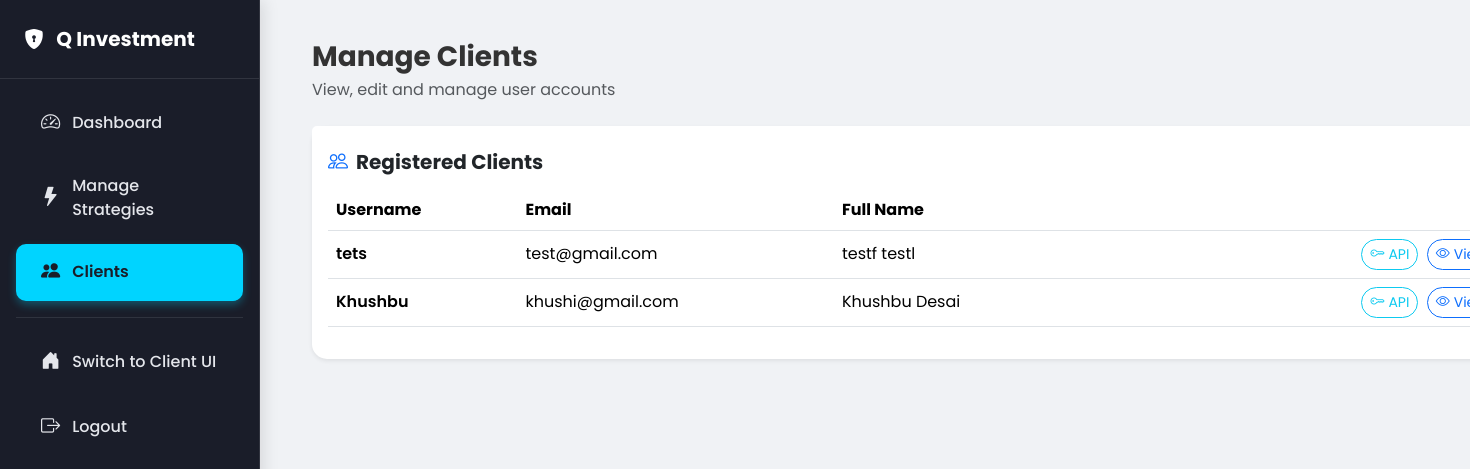
The app's page /adminpanel/clients/ (signed in) with its own data.
### accounts/models.py (models this page shows, shortened)
class User(AbstractUser):
    trading_enabled = models.BooleanField(default=False)

### adminpanel/views.py (the view)
# urls.py: path("clients/", views.manage_clients, name="manage_clients"),
@admin_required
def manage_clients(request):
    users = User.objects.filter(is_superuser=False).order_by("-id")
    api_credentials = {a.user_id: a for a in AngelOneKey.objects.filter(user__in=users)}
    return render(request, "adminpanel/clients.html", {"users": users, "api_credentials": api_credentials})

### adminpanel/views.py (called while the page is built)
def admin_required(view):
    return user_passes_test(lambda u: u.is_superuser, login_url="accounts:login")(view)

### dashboard/context_processors.py (called while the page is built)
def trading_status(request):
    user = getattr(request, 'user', None)
    trading_enabled = False
    if user and user.is_authenticated:
        trading_enabled = getattr(user, 'trading_enabled', False)
    return {'trading_enabled': trading_enabled}

### adminpanel/templates/adminpanel/clients.html (shortened to what this page needs)
{% extends "adminpanel/base.html" %}
{% load static %}
{% block content %}
<div class="content-wrapper">
  <div class="container-fluid">
    <div class="d-flex justify-content-between align-items-center mb-4">
      <div>
        <h3 class="fw-bold mb-1">Manage Clients</h3>
        <p class="text-muted mb-0">View, edit and manage user accounts</p>
      </div>
    </div>
    <div class="card border-0 shadow-sm">
      <div class="card-header bg-white border-0 pt-4 pb-0">
        <h5 class="fw-bold mb-0">
          <i class="bi bi-people me-2 text-primary"></i>Registered Clients
        </h5>
      </div>
      <div class="card-body">
        <div class="table-responsive">
          <table class="table table-hover align-middle">
            <thead>
              <tr>
                <th>Username</th>
                <th>Email</th>
                <th>Full Name</th>
                <th class="text-end">Actions</th>
              </tr>
            </thead>
            <tbody>
              {% for u in users %}
              <tr>
                <td class="fw-semibold">{{ u.username }}</td>
                <td>{{ u.email }}</td>
                <td>{{ u.get_full_name|default:"-" }}</td>
                <td class="text-end">
                  <button type="button" class="btn btn-sm btn-outline-info rounded-pill me-1"
                          onclick="openAPIForm({{ u.id }}, '{{ u.username }}')">
                      <i class="bi bi-key me-1"></i>API
                  </button>
                  <button type="button"
                          class="btn btn-sm btn-outline-primary rounded-pill me-1"
                          onclick="viewClient({{ u.id }}, '{{ u.username }}', '{{ u.email }}', '{{ u.get_full_name|default:'' }}', '{{ u.date_joined|date:'Y-m-d H:i' }}', {{ u.is_active|yesno:'true,false' }})">
                    <i class="bi bi-eye me-1"></i>View
                  </button>
                </td>
              </tr>
              {% endfor %}
            </tbody>
          </table>
        </div>
      </div>
    </div>
  </div>
</div>
{% endblock %}

### adminpanel/templates/adminpanel/base.html (style rules this page uses)
:root { --sidebar-bg: #1a1d29; --sidebar-hover: #2d3142; --accent-color: #00d4ff; --text-primary: #e4e6eb; --text-secondary: #b0b3b8; --body-bg: #f0f2f5; --card-bg: #ffffff; }
body { background-color: var(--body-bg); font-family: 'Poppins', sans-serif; color: #333; }
.card { border: none; border-radius: 15px; box-shadow: 0 5px 15px rgba(0,0,0,0.08); transition: transform 0.3s ease, box-shadow 0.3s ease; }

### records on screen
User: username "tets", email "test@gmail.com", get_full_name "testf testl"
User: username "Khushbu", email "khushi@gmail.com", get_full_name "Khushbu Desai"
